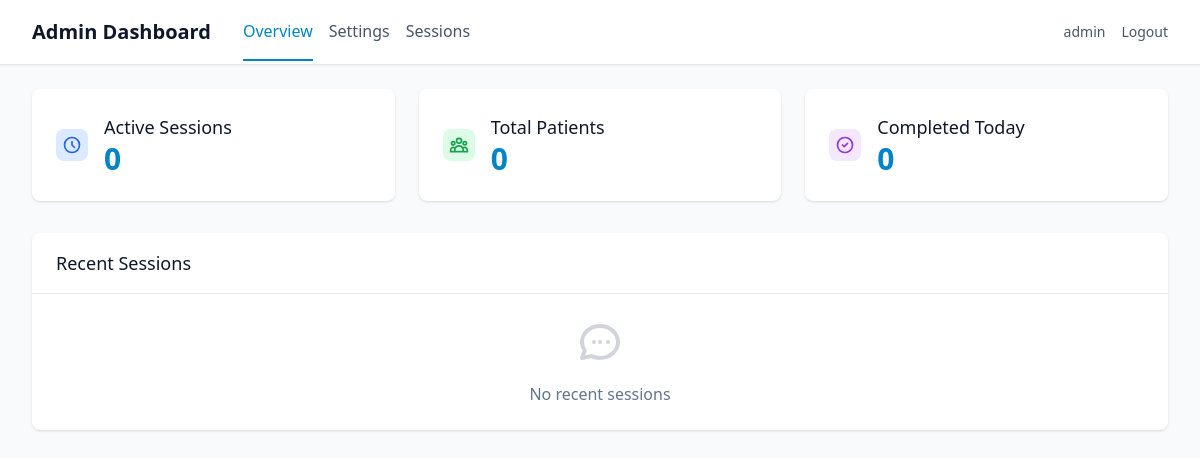
The app's page /admin/dashboard (signed in), older data.
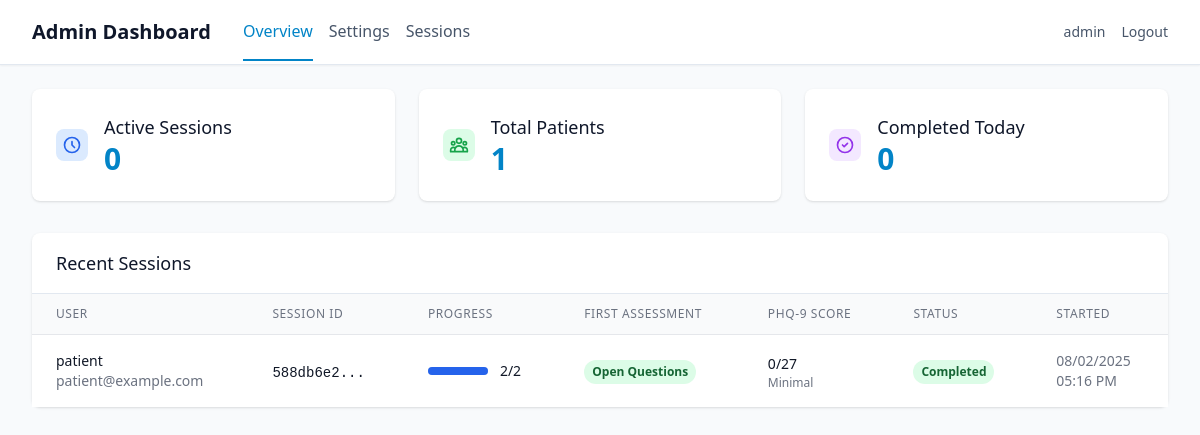
The same page, newer data.
### app/models/user.py (models this page shows, shortened)
class User(UserMixin, db.Model):
    id = db.Column(db.Integer, primary_key=True)
    username = db.Column(db.String(80), unique=True, nullable=False)
    email = db.Column(db.String(120), unique=True, nullable=False)
    password_hash = db.Column(db.String(255), nullable=False)
    user_type = db.Column(db.String(20), nullable=False, default='patient')
    created_at = db.Column(db.DateTime, default=datetime.utcnow)
    is_active = db.Column(db.Boolean, default=True)
    patient_profile = db.relationship('PatientProfile', backref='user', uselist=False, cascade='all, delete-orphan')
    assessments = db.relationship('Assessment', backref='user', lazy=True, cascade='all, delete-orphan')
    def is_superuser(self):
        return self.user_type == 'superuser'

### app/models/assessment.py (models this page shows, shortened)
class Assessment(db.Model):
    id = db.Column(db.Integer, primary_key=True)
    user_id = db.Column(db.Integer, db.ForeignKey('user.id'), nullable=False)
    session_id = db.Column(db.String(100), nullable=False, unique=True)
    first_assessment_type = db.Column(db.String(20))  # 'phq9' or 'open_questions'
    phq9_completed = db.Column(db.Boolean, default=False)
    open_questions_completed = db.Column(db.Boolean, default=False)
    status = db.Column(db.String(20), default='in_progress')  # 'in_progress', 'completed', 'abandoned'
    consent_agreed = db.Column(db.Boolean, default=False)
    camera_verified = db.Column(db.Boolean, default=False)
    started_at = db.Column(db.DateTime, default=datetime.utcnow)
    completed_at = db.Column(db.DateTime)
    consent_at = db.Column(db.DateTime)
    camera_check_at = db.Column(db.DateTime)
    first_assessment_started_at = db.Column(db.DateTime)
    phq9_score = db.Column(db.Integer)
    phq9_severity = db.Column(db.String(20))  # 'minimal', 'mild', 'moderate', 'severe'
    phq9_settings = db.Column(db.Text)  # JSON string of PHQ-9 settings used
    recording_settings = db.Column(db.Text)  # JSON string of recording settings used
    chat_settings = db.Column(db.Text)  # JSON string of chat settings used
    assessment_order = db.Column(db.String(20))  # 'phq_first' or 'questions_first'
    phq9_responses = db.relationship('PHQ9Response', backref='assessment', lazy=True, cascade='all, delete-orphan')
    open_responses = db.relationship('OpenQuestionResponse', backref='assessment', lazy=True, cascade='all, delete-orphan')
    emotion_data = db.relationship('EmotionData', backref='assessment', lazy=True, cascade='all, delete-orphan')
    def get_completion_order(self):
            return {
                'first_type': self.first_assessment_type,
                'phq9_completed': self.phq9_completed,
                'open_questions_completed': self.open_questions_completed,
                'both_completed': self.phq9_completed and self.open_questions_completed
            }

### app/routes/admin.py (the view)
@admin_bp.route('/dashboard')
@login_required
@admin_required
def dashboard():
    stats = AdminDashboardService.get_overview_stats()
    recent_sessions = AdminDashboardService.get_recent_sessions(limit=15)
    return render_template('admin/dashboard.html',
                         **stats,
                         recent_sessions=recent_sessions)

### app/services/admin.py (called while the page is built)
    @staticmethod
    def get_overview_stats():
        today = datetime.utcnow().date()
        active_sessions = Assessment.query.filter_by(status='in_progress').count()
        total_patients = db.session.query(Assessment.user_id).distinct().count()
        completed_today = Assessment.query.filter(
            Assessment.status == 'completed',
            func.date(Assessment.completed_at) == today
        ).count()
        return {
            'active_sessions': active_sessions,
            'total_patients': total_patients,
            'completed_today': completed_today
        }

### run.py (called while the page is built)
@app.before_request
def before_request():
    from flask import request
    if not current_user.is_authenticated and request.endpoint not in ['auth.login', 'auth.register', 'static']:
        return redirect(url_for('auth.login'))

### app/templates/admin/dashboard.html (shortened to what this page needs)
{% extends "base.html" %}
{% block nav %}
<nav class="bg-white shadow-sm border-b border-secondary-200">
    <div class="max-w-7xl mx-auto px-4 sm:px-6 lg:px-8">
        <div class="flex justify-between h-16">
            <div class="flex items-center space-x-8">
                <h1 class="text-xl font-semibold text-secondary-900">Admin Dashboard</h1>
                <div class="flex space-x-4">
                    <a href="{{ url_for('admin.dashboard') }}"
                       class="text-primary-600 border-b-2 border-primary-600 pb-4 pt-4">
                        Overview
                    </a>
                    <a href="{{ url_for('settings.show_settings') }}"
                       class="text-secondary-600 hover:text-secondary-900 pb-4 pt-4">
                        Settings
                    </a>
                    <a href="#" class="text-secondary-600 hover:text-secondary-900 pb-4 pt-4">
                        Sessions
                    </a>
                </div>
            </div>
            <div class="flex items-center space-x-4">
                <span class="text-sm text-secondary-600">{{ current_user.username }}</span>
                <a href="{{ url_for('auth.logout') }}"
                   class="text-sm text-secondary-600 hover:text-secondary-900">
                    Logout
                </a>
            </div>
        </div>
    </div>
</nav>
{% endblock %}
{% block content %}
<div class="max-w-7xl mx-auto py-6 sm:px-6 lg:px-8">
    <div class="grid grid-cols-1 md:grid-cols-3 gap-6 mb-8">
        <div class="bg-white rounded-lg shadow p-6">
            <div class="flex items-center">
                <div class="flex-shrink-0">
                    <div class="w-8 h-8 bg-blue-100 rounded-lg flex items-center justify-center">
                        <svg class="w-5 h-5 text-blue-600" fill="none" stroke="currentColor" viewBox="0 0 24 24">
                            <path stroke-linecap="round" stroke-linejoin="round" stroke-width="2" d="M12 8v4l3 3m6-3a9 9 0 11-18 0 9 9 0 0118 0z"/>
                        </svg>
                    </div>
                </div>
                <div class="ml-4">
                    <h3 class="text-lg font-medium text-secondary-900">Active Sessions</h3>
                    <p class="text-3xl font-bold text-primary-600">{{ active_sessions }}</p>
                </div>
            </div>
        </div>
        <div class="bg-white rounded-lg shadow p-6">
            <div class="flex items-center">
                <div class="flex-shrink-0">
                    <div class="w-8 h-8 bg-green-100 rounded-lg flex items-center justify-center">
                    </div>
                </div>
                <div class="ml-4">
                    <h3 class="text-lg font-medium text-secondary-900">Total Patients</h3>
                    <p class="text-3xl font-bold text-primary-600">{{ total_patients }}</p>
                </div>
            </div>
        </div>
        <div class="bg-white rounded-lg shadow p-6">
            <div class="flex items-center">
                <div class="flex-shrink-0">
                    <div class="w-8 h-8 bg-purple-100 rounded-lg flex items-center justify-center">
                        <svg class="w-5 h-5 text-purple-600" fill="none" stroke="currentColor" viewBox="0 0 24 24">
                            <path stroke-linecap="round" stroke-linejoin="round" stroke-width="2" d="M9 12l2 2 4-4m6 2a9 9 0 11-18 0 9 9 0 0118 0z"/>
                        </svg>
                    </div>
                </div>
                <div class="ml-4">
                    <h3 class="text-lg font-medium text-secondary-900">Completed Today</h3>
                    <p class="text-3xl font-bold text-primary-600">{{ completed_today }}</p>
                </div>
            </div>
        </div>
    </div>
    <div class="bg-white rounded-lg shadow">
        <div class="px-6 py-4 border-b border-secondary-200">
            <h3 class="text-lg font-medium text-secondary-900">Recent Sessions</h3>
        </div>
        {% if recent_sessions %}
        <div class="overflow-x-auto">
            <table class="min-w-full divide-y divide-gray-200">
                <thead class="bg-gray-50">
                    <tr>
                        <th class="px-6 py-3 text-left text-xs font-medium text-gray-500 uppercase tracking-wider">User</th>
                        <th class="px-6 py-3 text-left text-xs font-medium text-gray-500 uppercase tracking-wider">Session ID</th>
                        <th class="px-6 py-3 text-left text-xs font-medium text-gray-500 uppercase tracking-wider">Progress</th>
                        <th class="px-6 py-3 text-left text-xs font-medium text-gray-500 uppercase tracking-wider">First Assessment</th>
                        <th class="px-6 py-3 text-left text-xs font-medium text-gray-500 uppercase tracking-wider">PHQ-9 Score</th>
                        <th class="px-6 py-3 text-left text-xs font-medium text-gray-500 uppercase tracking-wider">Status</th>
                        <th class="px-6 py-3 text-left text-xs font-medium text-gray-500 uppercase tracking-wider">Started</th>
                    </tr>
                </thead>
                <tbody class="bg-white divide-y divide-gray-200">
                    {% for session in recent_sessions %}
                    <tr class="hover:bg-gray-50">
                        <td class="px-6 py-4 whitespace-nowrap">
                            <div>
                                <div class="text-sm font-medium text-gray-900">{{ session.username }}</div>
                                <div class="text-sm text-gray-500">{{ session.email }}</div>
                            </div>
                        </td>
                        <td class="px-6 py-4 whitespace-nowrap">
                            <span class="text-sm text-gray-900 font-mono">{{ session.session_id[:8] }}...</span>
                        </td>
                        <td class="px-6 py-4 whitespace-nowrap">
                            <div class="flex items-center">
                                <div class="w-full bg-gray-200 rounded-full h-2 mr-3" style="width: 60px;">
                                    <div class="bg-blue-600 h-2 rounded-full" style="width: {{ (session.progress_count / 2 * 100) }}%"></div>
                                </div>
                                <span class="text-sm font-medium text-gray-900">{{ session.progress_text }}</span>
                            </div>
                        </td>
                        <td class="px-6 py-4 whitespace-nowrap">
                            {% if session.first_type %}
                                <span class="inline-flex px-2 py-1 text-xs font-semibold rounded-full
                                           {% if session.first_type == 'phq9' %}bg-blue-100 text-blue-800{% else %}bg-green-100 text-green-800{% endif %}">
                                    {{ session.first_type.replace('_', ' ').title() }}
                                </span>
                            {% else %}
                                <span class="text-sm text-gray-400">Not started</span>
                            {% endif %}
                        </td>
                        <td class="px-6 py-4 whitespace-nowrap">
                            {% if session.phq9_score is not none %}
                                <div>
                                    <span class="text-sm font-medium text-gray-900">{{ session.phq9_score }}/27</span>
                                    <div class="text-xs text-gray-500 capitalize">{{ session.phq9_severity.replace('_', ' ') if session.phq9_severity else '' }}</div>
                                </div>
                            {% else %}
                                <span class="text-sm text-gray-400">Pending</span>
                            {% endif %}
                        </td>
                        <td class="px-6 py-4 whitespace-nowrap">
                            <span class="inline-flex px-2 py-1 text-xs font-semibold rounded-full {{ session.status_class }}">
                                {{ session.status }}
                            </span>
                        </td>
                        <td class="px-6 py-4 whitespace-nowrap text-sm text-gray-500">
                            <div>{{ session.started_at.strftime('%m/%d/%Y') }}</div>
                            <div>{{ session.started_at.strftime('%I:%M %p') }}</div>
                        </td>
                    </tr>
                    {% endfor %}
                </tbody>
            </table>
        </div>
        {% else %}
        <div class="p-6">
            <div class="text-center">
                <p class="text-secondary-500">No recent sessions</p>
            </div>
        </div>
        {% endif %}
    </div>
</div>
{% endblock %}

### app/templates/base.html (shortened to what this page needs)
<!DOCTYPE html>
<html lang="en" class="h-full">
<head>
    <script src="https://cdn.tailwindcss.com"></script>
</head>
<body class="h-full bg-secondary-50 text-secondary-900 overflow-x-hidden">
    {% block nav %}{% endblock %}
    <main class="{% block main_class %}{% endblock %}">
        {% block content %}{% endblock %}
    </main>
</body>
</html>

Row changes from the older to the newer data that the page shows:
added Assessment: username "patient", email "patient@example.com", session_id "588db6e2", {{ (session.progress_count / 2 * 100) }} 100.0 (drawn), progress_text "2/2", first_type.replace "Open Questions", phq9_score "0", phq9_severity "Minimal", status "Completed", started_at "08/02/2025", started_at "05:16 PM"
Text that changed along with them:
{{ total_patients }}: "0" → "1"
text no longer shown: "No recent sessions"
text now shown: "USER SESSION ID PROGRESS FIRST ASSESSMENT PHQ-9 SCORE STATUS STARTED"
